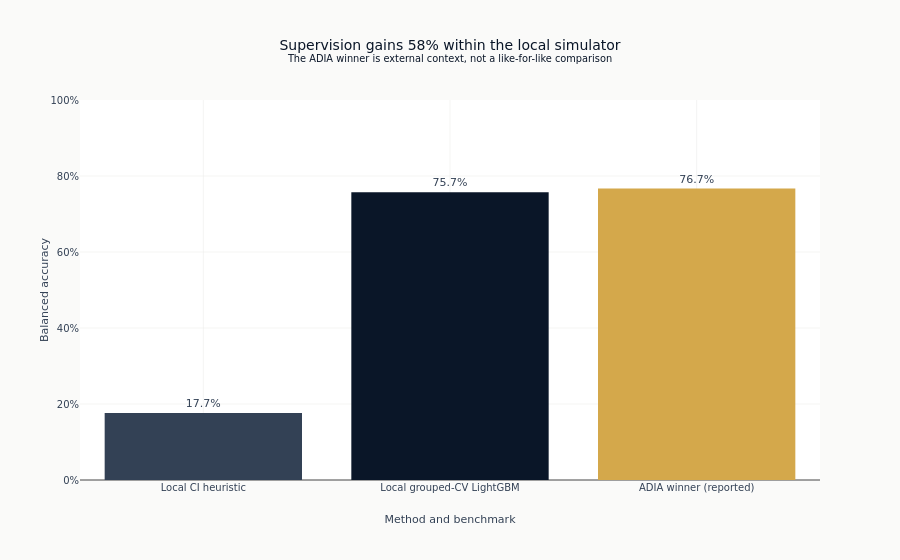

Notebook code for this chart:
### Markdown cell above
### Method Comparison

The first two bars share this notebook's simplified simulator. The final bar is the reported ADIA
winner and provides external context, not a like-for-like ranking.

### Code cell
method_names = [
    "Local CI heuristic",
    "Local grouped-CV LightGBM",
    "ADIA winner (reported)",
]
method_scores = [baseline_accuracy, oof_accuracy, 0.7670]
method_colors = [COLORS["neutral"], COLORS["blue"], COLORS["amber"]]

fig = go.Figure(
    go.Bar(
        x=method_names,
        y=method_scores,
        marker_color=method_colors,
        text=[f"{score:.1%}" for score in method_scores],
        textposition="outside",
    )
)
fig.update_layout(
    title=(
        f"Supervision gains {oof_accuracy - baseline_accuracy:.0%} within the local simulator"
        "<br><sup>The ADIA winner is external context, not a like-for-like comparison</sup>"
    ),
    xaxis_title="Method and benchmark",
    yaxis_title="Balanced accuracy",
    yaxis=dict(range=[0, 1], tickformat=".0%"),
    showlegend=False,
)
fig.show()

### Figure 1 — Plotly figure (JSON) as saved in the notebook; plotly's stock layout.template omitted (floating-point values rounded to 4 significant figures)
{"data": [{"marker": {"color": ["#334155", "#0a1628", "#D4A84B"]}, "text": ["17.7%", "75.7%", "76.7%"], "textposition": "outside", "type": "bar", "x": ["Local CI heuristic", "Local grouped-CV LightGBM", "ADIA winner (reported)"], "y": [0.1765, 0.757, 0.767]}], "layout": {"showlegend": false, "title": {"text": "Supervision gains 58% within the local simulator<br><sup>The ADIA winner is external context, not a like-for-like comparison</sup>"}, "xaxis": {"title": {"text": "Method and benchmark"}}, "yaxis": {"range": [0, 1], "tickformat": ".0%", "title": {"text": "Balanced accuracy"}}}}
